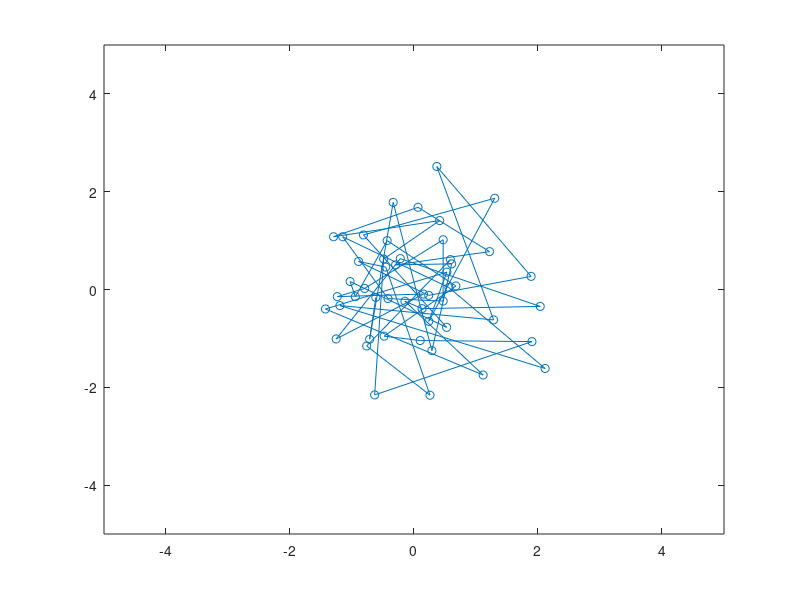

Write the MATLAB code that produced this figure. (Note: this script raises an error after producing the figure.)
function TestLennardJones
numParticles = 50;
dimension    = 2;
numSteps     = 150;
ljPotentialDepth = .04; % epsilon
rm               = .2; % distance at which the potential reaches its minimum
dt               = 1e-3;
diffusionConst   = 1;
noiseSTD         = sqrt(2*diffusionConst*dt);
% initialize positions 
particlePosition = randn(numParticles,dimension);
f= figure;
a= axes('Parent',f,'NextPlot','ReplaceChildren','XLim',[-5 5],'YLim',[-5 5]);
for sIdx =1:numSteps
    % plot particles 
    plot(particlePosition(:,1),particlePosition(:,2),'Marker','o',...
        'LineStyle','-','Parent',a);   
    drawnow
   
    % calculate the distance between beads 
     particleDistance = pdist2mex(particlePosition',...
                                  particlePosition','euc',[],[],[]);
    % calculat the force (derivative of potential)
    force = LennardJones(particlePosition,particleDistance,rm,ljPotentialDepth);
    % update location 
    particlePosition = particlePosition+force*dt +noiseSTD*randn(numParticles,dimension);
    
end